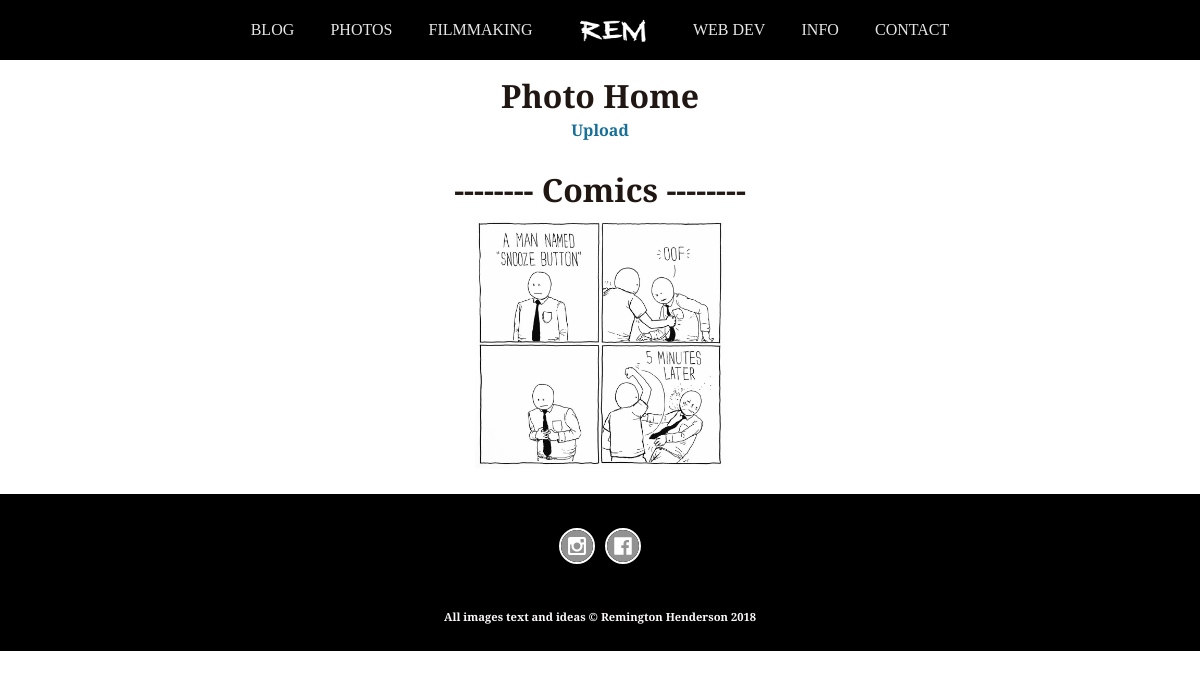
Page /photography/ on the earlier database version.
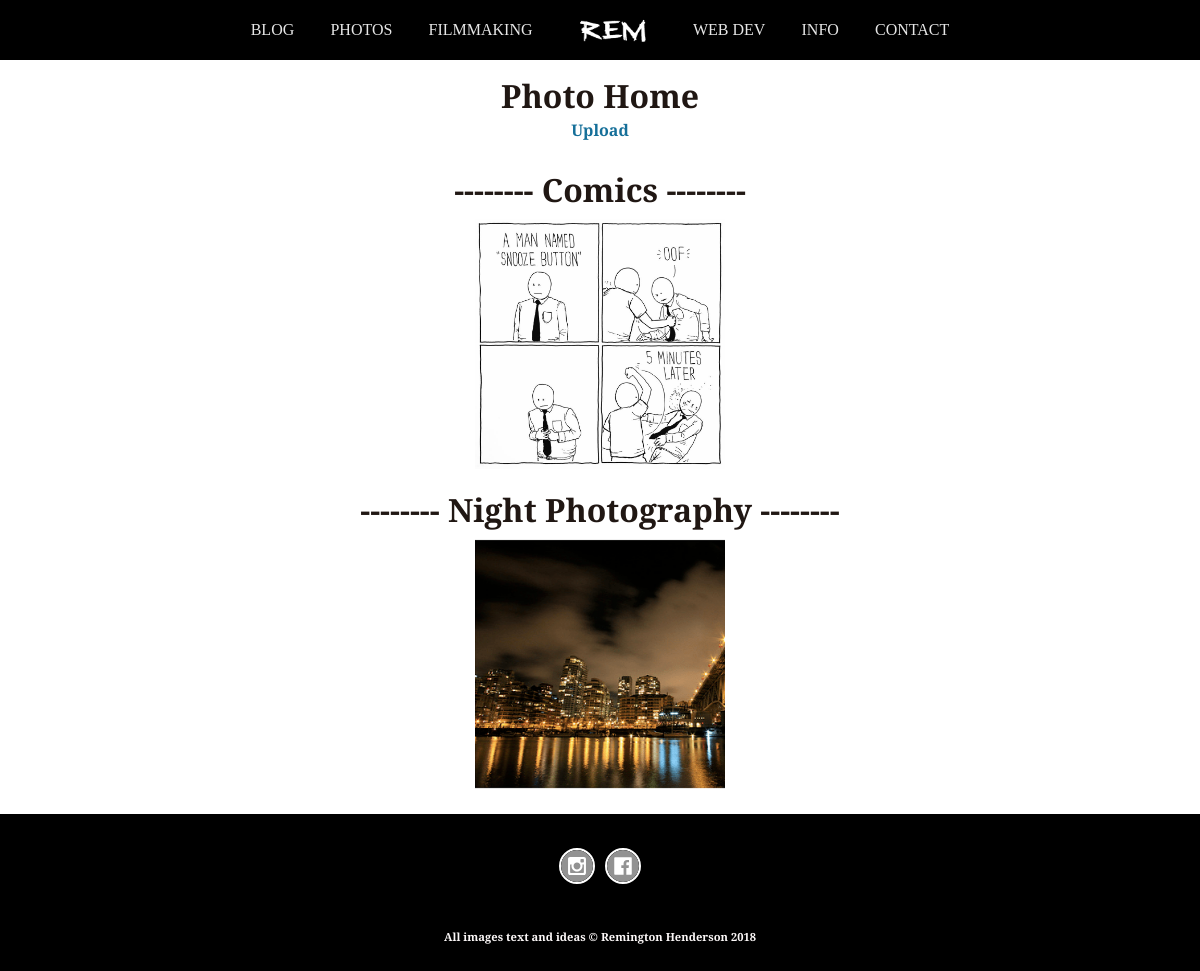
Same page on the later database version.
### R_E_M/models.py (models this page shows, shortened)
class AlbumCategory(models.Model):
    name = models.CharField(max_length=50)
    slug = models.SlugField(blank=True, null=True, unique=True)
    class Meta:
        verbose_name_plural = 'AlbumCategories'

### R_E_M/views.py (the view)
def photography_home(request):
    complete_album_list = Album.objects.all()
    album_categories = AlbumCategory.objects.all()
    return render(request, 'photos/photo_home.html', {"album_cats": album_categories, 'albums': complete_album_list})

### R_E_M/templates/photos/photo_home.html (shortened to what this page needs)
{% extends 'base.html' %}
{% load static %}
{% block content %}
    <head>
        <link rel="stylesheet" type="text/css" href="{% static 'styles/style.css' %}"/>
    </head>
    <div class="container">
        <h1>Photo Home</h1>
        <a href="{% url 'picture_upload' %}">Upload</a>
        <br>
        <br>
        {% for cat in album_cats %}
            <div class="category_container">
                <h1>-------- {{ cat.name }} --------</h1>
            </div>
            <div class="album_container">
                {% for album in albums %}
                    {% if album.category == cat %}
                        <a href="{% url 'album_view' album.category.slug album.slug %}" class="text">
                            <div class="album_set">
                            </div>
                        </a>
                    {% endif %}
                {% endfor %}
            </div>
        {% endfor %}
    </div>
{% endblock %}
{% block footer %}
    {% include 'footer_base.html' %}
{% endblock %}

Differences in the rows shown:
added AlbumCategory: name "Night Photography"
